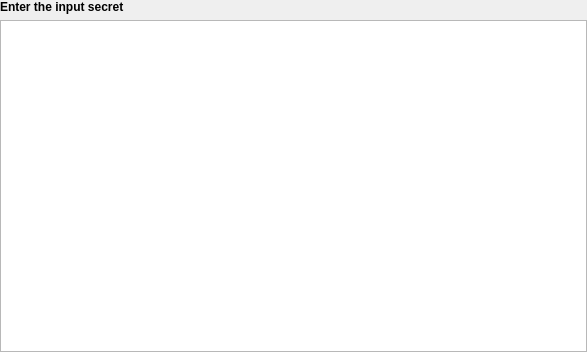
<?xml version="1.0" encoding="UTF-8"?>
<ui version="4.0">
 <class>WdgShamirToolsHw</class>
 <widget class="QWidget" name="WdgShamirToolsHw">
  <property name="geometry">
   <rect>
    <x>0</x>
    <y>0</y>
    <width>587</width>
    <height>352</height>
   </rect>
  </property>
  <property name="windowTitle">
   <string>Form</string>
  </property>
  <layout class="QVBoxLayout" name="verticalLayout_4">
   <property name="spacing">
    <number>6</number>
   </property>
   <property name="leftMargin">
    <number>0</number>
   </property>
   <property name="topMargin">
    <number>0</number>
   </property>
   <property name="rightMargin">
    <number>0</number>
   </property>
   <property name="bottomMargin">
    <number>0</number>
   </property>
   <item>
    <widget class="QStackedWidget" name="pages">
     <property name="currentIndex">
      <number>3</number>
     </property>
     <widget class="QWidget" name="page0">
      <layout class="QVBoxLayout" name="verticalLayout">
       <property name="spacing">
        <number>12</number>
       </property>
       <property name="leftMargin">
        <number>0</number>
       </property>
       <property name="topMargin">
        <number>0</number>
       </property>
       <property name="rightMargin">
        <number>0</number>
       </property>
       <property name="bottomMargin">
        <number>0</number>
       </property>
       <item>
        <widget class="QLabel" name="lblPage0Title">
         <property name="text">
          <string>&lt;b&gt;Main action type&lt;/b&gt;</string>
         </property>
        </widget>
       </item>
       <item>
        <widget class="QGroupBox" name="gbMainActionType">
         <property name="title">
          <string/>
         </property>
         <property name="flat">
          <bool>false</bool>
         </property>
         <layout class="QVBoxLayout" name="verticalLayout_5">
          <property name="spacing">
           <number>8</number>
          </property>
          <property name="leftMargin">
           <number>6</number>
          </property>
          <property name="topMargin">
           <number>6</number>
          </property>
          <property name="rightMargin">
           <number>6</number>
          </property>
          <property name="bottomMargin">
           <number>6</number>
          </property>
          <item>
           <widget class="QRadioButton" name="rbActionTypeSplit">
            <property name="text">
             <string>Split secret</string>
            </property>
            <property name="checked">
             <bool>false</bool>
            </property>
           </widget>
          </item>
          <item>
           <widget class="QRadioButton" name="rbActionTypeCombine">
            <property name="text">
             <string>Combine (recover) secret</string>
            </property>
            <property name="checked">
             <bool>false</bool>
            </property>
           </widget>
          </item>
         </layout>
        </widget>
       </item>
       <item>
        <widget class="QLabel" name="lblPage0Message">
         <property name="text">
          <string>...</string>
         </property>
         <property name="wordWrap">
          <bool>true</bool>
         </property>
         <property name="openExternalLinks">
          <bool>true</bool>
         </property>
        </widget>
       </item>
       <item>
        <spacer name="verticalSpacer_2">
         <property name="orientation">
          <enum>Qt::Vertical</enum>
         </property>
         <property name="sizeHint" stdset="0">
          <size>
           <width>20</width>
           <height>288</height>
          </size>
         </property>
        </spacer>
       </item>
      </layout>
     </widget>
     <widget class="QWidget" name="page1">
      <layout class="QVBoxLayout" name="verticalLayout_9">
       <property name="spacing">
        <number>12</number>
       </property>
       <property name="leftMargin">
        <number>0</number>
       </property>
       <property name="topMargin">
        <number>0</number>
       </property>
       <property name="rightMargin">
        <number>0</number>
       </property>
       <property name="bottomMargin">
        <number>0</number>
       </property>
       <item>
        <widget class="QLabel" name="lblPage1Title">
         <property name="text">
          <string>&lt;b&gt;Specify the number of shares and the threshold required to recover the secret&lt;/b&gt;</string>
         </property>
        </widget>
       </item>
       <item>
        <layout class="QHBoxLayout" name="horizontalLayout">
         <item>
          <widget class="QLabel" name="label_4">
           <property name="text">
            <string>Number of shares:</string>
           </property>
          </widget>
         </item>
         <item>
          <widget class="QComboBox" name="cboShares">
           <property name="minimumSize">
            <size>
             <width>100</width>
             <height>0</height>
            </size>
           </property>
           <item>
            <property name="text">
             <string>2</string>
            </property>
           </item>
           <item>
            <property name="text">
             <string>3</string>
            </property>
           </item>
           <item>
            <property name="text">
             <string>4</string>
            </property>
           </item>
           <item>
            <property name="text">
             <string>5</string>
            </property>
           </item>
           <item>
            <property name="text">
             <string>6</string>
            </property>
           </item>
           <item>
            <property name="text">
             <string>7</string>
            </property>
           </item>
           <item>
            <property name="text">
             <string>8</string>
            </property>
           </item>
           <item>
            <property name="text">
             <string>9</string>
            </property>
           </item>
           <item>
            <property name="text">
             <string>10</string>
            </property>
           </item>
           <item>
            <property name="text">
             <string>11</string>
            </property>
           </item>
           <item>
            <property name="text">
             <string>12</string>
            </property>
           </item>
           <item>
            <property name="text">
             <string>13</string>
            </property>
           </item>
           <item>
            <property name="text">
             <string>14</string>
            </property>
           </item>
           <item>
            <property name="text">
             <string>15</string>
            </property>
           </item>
           <item>
            <property name="text">
             <string>16</string>
            </property>
           </item>
          </widget>
         </item>
         <item>
          <widget class="QLabel" name="label_5">
           <property name="text">
            <string>threashold:</string>
           </property>
          </widget>
         </item>
         <item>
          <widget class="QComboBox" name="cboThreashold">
           <property name="minimumSize">
            <size>
             <width>100</width>
             <height>0</height>
            </size>
           </property>
          </widget>
         </item>
         <item>
          <spacer name="horizontalSpacer">
           <property name="orientation">
            <enum>Qt::Horizontal</enum>
           </property>
           <property name="sizeHint" stdset="0">
            <size>
             <width>40</width>
             <height>20</height>
            </size>
           </property>
          </spacer>
         </item>
        </layout>
       </item>
       <item>
        <widget class="QLabel" name="lblPage1Message">
         <property name="text">
          <string/>
         </property>
         <property name="wordWrap">
          <bool>true</bool>
         </property>
        </widget>
       </item>
       <item>
        <spacer name="verticalSpacer_5">
         <property name="orientation">
          <enum>Qt::Vertical</enum>
         </property>
         <property name="sizeHint" stdset="0">
          <size>
           <width>20</width>
           <height>249</height>
          </size>
         </property>
        </spacer>
       </item>
      </layout>
     </widget>
     <widget class="QWidget" name="page2">
      <layout class="QVBoxLayout" name="verticalLayout_2">
       <property name="spacing">
        <number>12</number>
       </property>
       <property name="leftMargin">
        <number>0</number>
       </property>
       <property name="topMargin">
        <number>0</number>
       </property>
       <property name="rightMargin">
        <number>0</number>
       </property>
       <property name="bottomMargin">
        <number>0</number>
       </property>
       <item>
        <widget class="QLabel" name="lblPage2Title">
         <property name="text">
          <string>&lt;b&gt;Specify the input data type&lt;/b&gt;</string>
         </property>
        </widget>
       </item>
       <item>
        <widget class="QGroupBox" name="groupBox">
         <property name="title">
          <string/>
         </property>
         <layout class="QVBoxLayout" name="verticalLayout_8">
          <property name="spacing">
           <number>6</number>
          </property>
          <property name="leftMargin">
           <number>6</number>
          </property>
          <property name="topMargin">
           <number>6</number>
          </property>
          <property name="rightMargin">
           <number>6</number>
          </property>
          <property name="bottomMargin">
           <number>6</number>
          </property>
          <item>
           <widget class="QRadioButton" name="rbInputBIP39Seed">
            <property name="text">
             <string>BIP-39 seed words (aka recovery seed)</string>
            </property>
           </widget>
          </item>
          <item>
           <widget class="QRadioButton" name="rbInputCharString">
            <property name="text">
             <string>Character string (e.g. password)</string>
            </property>
           </widget>
          </item>
          <item>
           <widget class="QRadioButton" name="rbInputHexString">
            <property name="text">
             <string>Hexadecimal string</string>
            </property>
           </widget>
          </item>
          <item>
           <widget class="QRadioButton" name="rbInputGPGPrivateKey">
            <property name="text">
             <string>GPG private key (ASCII)</string>
            </property>
           </widget>
          </item>
         </layout>
        </widget>
       </item>
       <item>
        <widget class="QLabel" name="lblPage2Message">
         <property name="text">
          <string/>
         </property>
         <property name="wordWrap">
          <bool>true</bool>
         </property>
        </widget>
       </item>
       <item>
        <spacer name="verticalSpacer_3">
         <property name="orientation">
          <enum>Qt::Vertical</enum>
         </property>
         <property name="sizeHint" stdset="0">
          <size>
           <width>20</width>
           <height>310</height>
          </size>
         </property>
        </spacer>
       </item>
      </layout>
     </widget>
     <widget class="QWidget" name="page3">
      <layout class="QVBoxLayout" name="verticalLayout_6">
       <property name="spacing">
        <number>6</number>
       </property>
       <property name="leftMargin">
        <number>0</number>
       </property>
       <property name="topMargin">
        <number>0</number>
       </property>
       <property name="rightMargin">
        <number>0</number>
       </property>
       <property name="bottomMargin">
        <number>0</number>
       </property>
       <item>
        <widget class="QLabel" name="lblPage3Title">
         <property name="text">
          <string>&lt;b&gt;Enter the input secret&lt;/b&gt;</string>
         </property>
        </widget>
       </item>
       <item>
        <widget class="QTextEdit" name="edtInputSecret">
         <property name="sizeAdjustPolicy">
          <enum>QAbstractScrollArea::AdjustToContents</enum>
         </property>
        </widget>
       </item>
      </layout>
     </widget>
     <widget class="QWidget" name="page4">
      <layout class="QVBoxLayout" name="verticalLayout_7">
       <property name="spacing">
        <number>6</number>
       </property>
       <property name="leftMargin">
        <number>0</number>
       </property>
       <property name="topMargin">
        <number>0</number>
       </property>
       <property name="rightMargin">
        <number>0</number>
       </property>
       <property name="bottomMargin">
        <number>0</number>
       </property>
       <item>
        <widget class="QLabel" name="lblPage4Title">
         <property name="text">
          <string>&lt;b&gt;Enter the words of your recovery seed&lt;/b&gt;</string>
         </property>
         <property name="wordWrap">
          <bool>true</bool>
         </property>
         <property name="openExternalLinks">
          <bool>true</bool>
         </property>
        </widget>
       </item>
      </layout>
     </widget>
     <widget class="QWidget" name="page5">
      <layout class="QVBoxLayout" name="verticalLayout_3">
       <property name="spacing">
        <number>6</number>
       </property>
       <property name="leftMargin">
        <number>0</number>
       </property>
       <property name="topMargin">
        <number>0</number>
       </property>
       <property name="rightMargin">
        <number>0</number>
       </property>
       <property name="bottomMargin">
        <number>0</number>
       </property>
       <item>
        <widget class="QLabel" name="lblPage5Title">
         <property name="text">
          <string/>
         </property>
        </widget>
       </item>
       <item>
        <spacer name="verticalSpacer">
         <property name="orientation">
          <enum>Qt::Vertical</enum>
         </property>
         <property name="sizeHint" stdset="0">
          <size>
           <width>20</width>
           <height>293</height>
          </size>
         </property>
        </spacer>
       </item>
      </layout>
     </widget>
     <widget class="QWidget" name="page6">
      <layout class="QVBoxLayout" name="verticalLayout_10">
       <property name="spacing">
        <number>12</number>
       </property>
       <property name="leftMargin">
        <number>0</number>
       </property>
       <property name="topMargin">
        <number>0</number>
       </property>
       <property name="rightMargin">
        <number>0</number>
       </property>
       <property name="bottomMargin">
        <number>0</number>
       </property>
       <item>
        <widget class="QLabel" name="lbPage6Title">
         <property name="text">
          <string/>
         </property>
        </widget>
       </item>
       <item>
        <spacer name="verticalSpacer_6">
         <property name="orientation">
          <enum>Qt::Vertical</enum>
         </property>
         <property name="sizeHint" stdset="0">
          <size>
           <width>20</width>
           <height>40</height>
          </size>
         </property>
        </spacer>
       </item>
      </layout>
     </widget>
    </widget>
   </item>
  </layout>
 </widget>
 <resources/>
 <connections/>
</ui>
